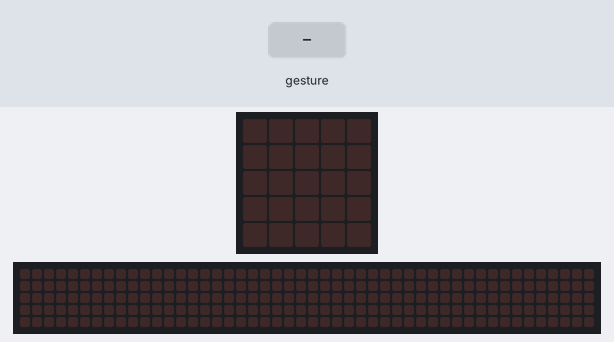
Bench run of a program on a simulated BBC micro:bit running MicroPython. Shown: the board's 5×5 LED display, a strip that is not on the board, showing the scrolling text unrolled. The inputs (shaded band) are chosen by the test bench. Random numbers come from a fixed seed; a tilt is held for 1.5 s and a shake lasts 1 s, then the board lies face up again; the 48×5 strip is a reading aid, not a part: it shows the text the display is scrolling, unrolled, one strip-width of it at a time.

Above: at 1.2 s.
1.3 s: gesture 'shake'
At 1.57 s:
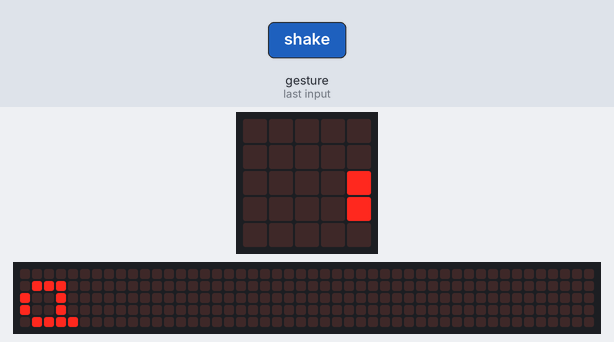
4.3 s: gesture 'shake'
At 4.57 s:
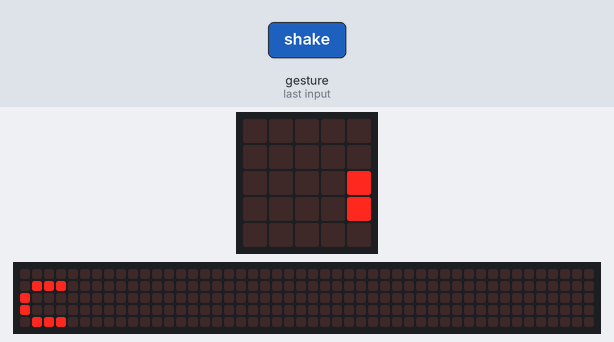
Timing chart, 0 to 7.3 s (numbered marks = the images above; inputs shaded):
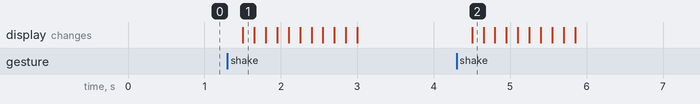

Measured:
- after the input at 1.3 s, the display: changes after 0.20 s (image 1)
- after the input at 4.3 s, the display: changes after 0.20 s (image 2)

The program:

04_gesture_shake.py
```python
from microbit import *
#write your program:

from microbit import *
import random

a=["a","b","c"]
while True:
    #摇晃
    if accelerometer.is_gesture("shake"):
        display.scroll(random.choice(a))
```
